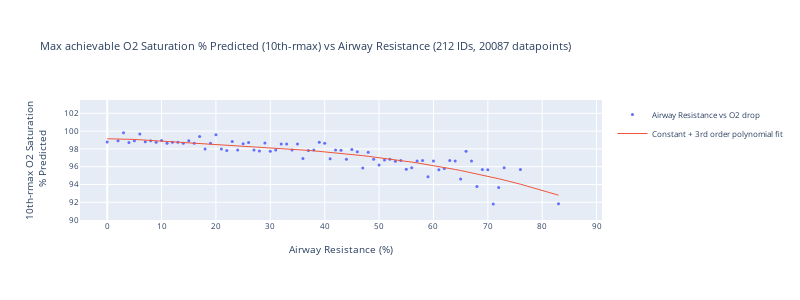
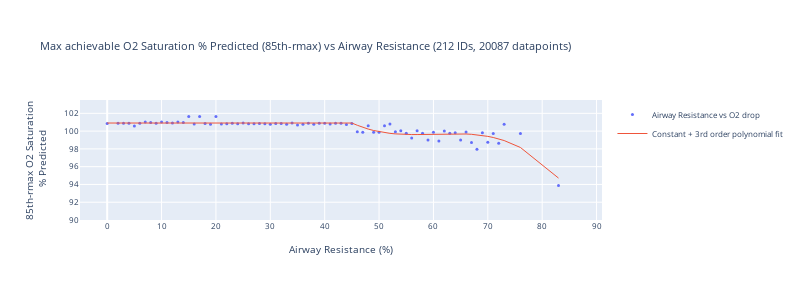
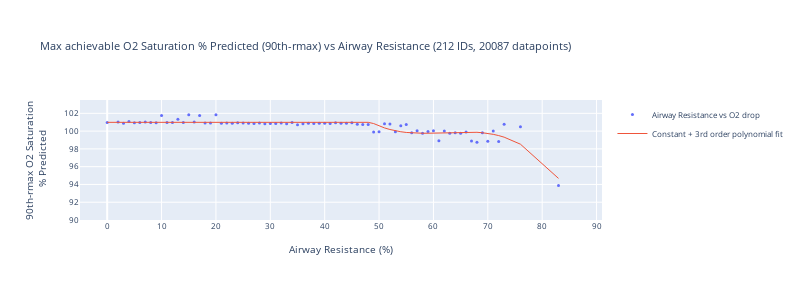
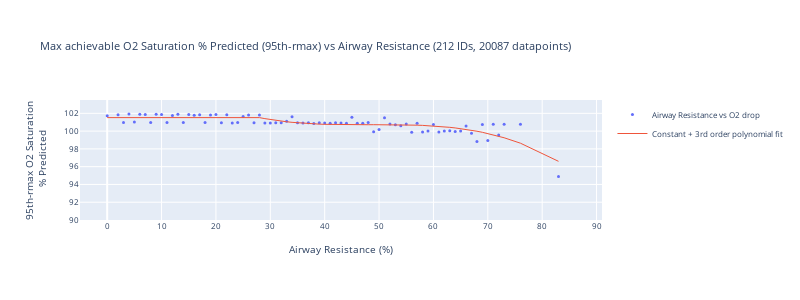

Here is the notebook cell these charts were saved with, in order:
### Markdown cell above
### Compute and interpolate factor profile

### Code cell
# Group by Airway Resistance and take 80th percentile of O2 Sat / Healthy O2 Sat if there are more than 50 observations
def calc_rmax_o2(df_for_AR, rmax_o2_sat_col, percentile=80):
    return np.percentile(df_for_AR[rmax_o2_sat_col], percentile), len(df_for_AR)
    # Take data between 80 and 90th percentile
    # return np.percentile(
    #     df_for_AR[rmax_o2_sat_col],
    #     range(percentile - 5, percentile + 5),
    # ).mean(), len(df_for_AR)


def fit_factor_profile(df_to_fit, rmax_o2_sat_col):
    x_data = df_to_fit["Airway Resistance (%)"].values
    y_data = df_to_fit[rmax_o2_sat_col].values

    # Piecewise fit (constant + polynomial)
    def func(x, x0, y0, k1, k2, k3):
        # x0 = 43
        # y0 = df_to_fit[df_to_fit["Airway Resistance (%)"] < x0][
        #     o2_col
        # ].mean()

        return np.piecewise(
            x,
            [x <= x0],
            [
                lambda x: y0,
                lambda x: k1 * np.power((x - x0), 3)
                + k2 * np.power((x - x0), 2)
                + k3 * (x - x0)
                + y0,
            ],
        )

    # def objective(params, x, y):
    #     return np.sum((func(x, *params) - y)**2)

    # Enforce monotonicity constraint
    # constraints = ({'type': 'ineq', 'fun': lambda params: np.diff(func(x_data, *params))})

    # Initial guess for parameters
    # initial_guess = [4.34232599e+01, 8.92599726e-01, -3.60069643e-04, 1.56798589e-02, -2.12605357e-01]

    # # Minimize the objective function with the constraint
    # result = minimize(objective, initial_guess, args=(x_data, y_data), constraints=constraints)
    # parameters = result.x

    parameters, covariance = curve_fit(
        func,
        df_to_fit["Airway Resistance (%)"].values,
        df_to_fit[rmax_o2_sat_col].values,
    )
    print(f"Parameters: {parameters}")
    df_to_fit["Piecewise fit"] = func(x_data, *parameters)

    # Spline fit
    ## Base value for smoothing parameter
    s = df_to_fit.shape[0] - np.sqrt(2 * df_to_fit.shape[0])
    print(f"Smoothing parameter: {s}")
    ### Create a spline representation of the curve
    ### tck-tuple: (t,c,k) containing the vector of knots, the B-spline coefficients, and the degree of the spline.
    tck = splrep(
        x_data,
        y_data,
        s=0,
    )
    ### Evalute the spline repr on a new set of points
    df_to_fit["Spline"] = BSpline(*tck)(df_to_fit["Airway Resistance (%)"])

    # Mean smoothing
    df_to_fit["Mean Smoothing"] = (
        df_to_fit[rmax_o2_sat_col].rolling(5, center=True).mean()
    )
    return df_to_fit


df_for_AW_O2Sat_study = df[df.ID != "120"].copy()

for prctile in [10, 85, 90, 95, 98, 100]:  # range(60, 90, 5):
    rmax_o2_sat_col = f"{prctile}th-rmax O2 Saturation<br> % Predicted"

    rmax_AW_O2Sat = df_for_AW_O2Sat_study.groupby(["Airway Resistance (%)"]).apply(
        lambda x: calc_rmax_o2(x, "O2 Saturation % Predicted", prctile)
    )
    # Unstack rmax_AR_O2Sat tuples into 2 columns
    rmax_AW_O2Sat = (
        rmax_AW_O2Sat.apply(pd.Series)
        .rename(columns={0: rmax_o2_sat_col, 1: "#datapoints"})
        .reset_index()
    )
    # Add column for >50 datapoints
    rmax_AW_O2Sat[">50 datapoints"] = rmax_AW_O2Sat["#datapoints"] > 50
    # Mask for >50 datapoints
    rmax_AW_O2Sat_plot = fit_factor_profile(
        rmax_AW_O2Sat[rmax_AW_O2Sat[">50 datapoints"]].copy(), rmax_o2_sat_col
    )

    # PLot rmax_AW_O2Sat
    title = f"Max achievable O2 Saturation % Predicted ({prctile}th-rmax) vs Airway Resistance ({df_for_AW_O2Sat_study.ID.nunique()} IDs, {len(df_for_AW_O2Sat_study)} datapoints)"
    fig = go.Figure()
    fig.add_trace(
        go.Scatter(
            x=rmax_AW_O2Sat_plot["Airway Resistance (%)"],
            y=rmax_AW_O2Sat_plot[rmax_o2_sat_col],
            mode="markers",
            name="Airway Resistance vs O2 drop",
        ),
    )
    # fig.add_trace(
    #     go.Scatter(
    #         x=rmax_AW_O2Sat_plot["Airway Resistance (%)"],
    #         y=rmax_AW_O2Sat_plot["Spline"],
    #         mode="lines",
    #         name="Spline",
    #     )
    # )
    # fig.add_trace(
    #     go.Scatter(
    #         x=rmax_AW_O2Sat_plot["Airway Resistance (%)"],
    #         y=rmax_AW_O2Sat_plot["Mean Smoothing"],
    #         mode="lines",
    #         name="Mean Smoothing",
    #     )
    # )
    fig.add_trace(
        go.Scatter(
            x=rmax_AW_O2Sat_plot["Airway Resistance (%)"],
            y=rmax_AW_O2Sat_plot["Piecewise fit"],
            mode="lines",
            name="Constant + 3rd order polynomial fit",
        ),
    )
    fig.update_traces(line=dict(width=1), marker=dict(size=3))
    fig.update_yaxes(
        range=[90, 103.5],
        nticks=10,
        title=rmax_o2_sat_col,
    )
    fig.update_xaxes(title="Airway Resistance (%)", range=[-5, 91], nticks=10)
    fig.update_layout(title=title, height=300, width=800, font=dict(size=8))
    fig.show()
    # Save to file
    fig.write_image(
        f"{plotsdir}{title}.pdf",
        width=1000,
        height=400,
    )

# Bar plot of number of datapoints per airway resistance bin
title = f"Number of datapoints per Airway Resistance bin ({df_for_AW_O2Sat_study.ID.nunique()} IDs, {len(df_for_AW_O2Sat_study)} datapoints)"
fig = go.Figure()
fig.add_trace(
    go.Bar(
        x=rmax_AW_O2Sat["Airway Resistance (%)"],
        y=rmax_AW_O2Sat["#datapoints"],
        name="#datapoints",
        marker=dict(color="grey"),
    ),
)
# Add line for 50 datapoints
fig.add_trace(
    go.Scatter(
        x=rmax_AW_O2Sat["Airway Resistance (%)"],
        y=np.repeat(50, len(rmax_AW_O2Sat)),
        mode="lines",
        name="50 datapoints",
    )
)
# Log y axis
fig.update_yaxes(type="log", title="#datapoints", nticks=3)
# Range x axis to 91
fig.update_xaxes(range=[-5, 91], nticks=10, title="Binned Airway Resistance (%)")
fig.update_layout(font=dict(size=8), height=250, width=800, title=title)
fig.show()

### Figure 1 — Plotly figure (JSON) as saved in the notebook; plotly's stock layout.template omitted (floating-point values rounded to 4 significant figures)
{"data": [{"line": {"width": 1}, "marker": {"size": 3}, "mode": "markers", "name": "Airway Resistance vs O2 drop", "type": "scatter", "x": [0, 2, 3, 4, 5, 6, 7.0, 8, 9, 10, 11, 12, 13, 14.0, 15, 16, 17, 18, 19, 20, 21, 22, 23, 24, 25, 26, 27, 28.0, 29.0, 30, 31, 32, 33, 34, 35, 36, 37, 38, 39, 40, 41, 42, 43, 44, 45, 46, 47, 48, 49, 50, 51, 52, 53, 54, 55.0, 56.0, 57.0, 58.0, 59, 60, 61, 62, 63, 64, 65, 66, 67, 68, 69, 70, 71, 72, 73, 76, 83], "y": [98.79, 98.91, 99.81, 98.73, 98.91, 99.67, 98.81, 98.91, 98.75, 98.93, 98.64, 98.75, 98.75, 98.64, 98.91, 98.64, 99.39, 97.99, 98.64, 99.59, 97.99, 97.82, 98.82, 97.87, 98.58, 98.72, 97.87, 97.77, 98.65, 97.74, 97.87, 98.55, 98.56, 97.87, 98.55, 96.92, 97.82, 97.87, 98.75, 98.64, 96.89, 97.88, 97.84, 96.85, 97.92, 97.69, 95.86, 97.62, 96.83, 96.19, 96.74, 96.83, 96.61, 96.7, 95.72, 95.89, 96.64, 96.7, 94.86, 96.64, 95.65, 95.79, 96.68, 96.63, 94.62, 97.75, 96.63, 93.76, 95.68, 95.66, 91.8, 93.65, 95.88, 95.68, 91.83]}, {"line": {"width": 1}, "marker": {"size": 3}, "mode": "lines", "name": "Constant + 3rd order polynomial fit", "type": "scatter", "x": [0, 2, 3, 4, 5, 6, 7.0, 8, 9, 10, 11, 12, 13, 14.0, 15, 16, 17, 18, 19, 20, 21, 22, 23, 24, 25, 26, 27, 28.0, 29.0, 30, 31, 32, 33, 34, 35, 36, 37, 38, 39, 40, 41, 42, 43, 44, 45, 46, 47, 48, 49, 50, 51, 52, 53, 54, 55.0, 56.0, 57.0, 58.0, 59, 60, 61, 62, 63, 64, 65, 66, 67, 68, 69, 70, 71, 72, 73, 76, 83], "y": [99.14, 99.14, 99.14, 99.1, 99.06, 99.02, 98.99, 98.95, 98.92, 98.88, 98.85, 98.81, 98.78, 98.74, 98.71, 98.67, 98.64, 98.6, 98.57, 98.53, 98.5, 98.46, 98.43, 98.39, 98.35, 98.32, 98.28, 98.24, 98.2, 98.15, 98.11, 98.07, 98.02, 97.98, 97.93, 97.88, 97.83, 97.78, 97.73, 97.67, 97.62, 97.56, 97.5, 97.44, 97.37, 97.31, 97.24, 97.17, 97.09, 97.02, 96.94, 96.86, 96.78, 96.69, 96.61, 96.52, 96.42, 96.33, 96.23, 96.13, 96.02, 95.91, 95.8, 95.69, 95.57, 95.45, 95.32, 95.19, 95.06, 94.92, 94.79, 94.64, 94.49, 94.03, 92.79]}], "layout": {"font": {"size": 8}, "height": 300, "title": {"text": "Max achievable O2 Saturation % Predicted (10th-rmax) vs Airway Resistance (212 IDs, 20087 datapoints)"}, "width": 800, "xaxis": {"nticks": 10, "range": [-5, 91], "title": {"text": "Airway Resistance (%)"}}, "yaxis": {"nticks": 10, "range": [90, 103.5], "title": {"text": "10th-rmax O2 Saturation<br> % Predicted"}}}}

### Figure 2 — Plotly figure (JSON) as saved in the notebook; plotly's stock layout.template omitted (floating-point values rounded to 4 significant figures)
{"data": [{"line": {"width": 1}, "marker": {"size": 3}, "mode": "markers", "name": "Airway Resistance vs O2 drop", "type": "scatter", "x": [0, 2, 3, 4, 5, 6, 7.0, 8, 9, 10, 11, 12, 13, 14.0, 15, 16, 17, 18, 19, 20, 21, 22, 23, 24, 25, 26, 27, 28.0, 29.0, 30, 31, 32, 33, 34, 35, 36, 37, 38, 39, 40, 41, 42, 43, 44, 45, 46, 47, 48, 49, 50, 51, 52, 53, 54, 55.0, 56.0, 57.0, 58.0, 59, 60, 61, 62, 63, 64, 65, 66, 67, 68, 69, 70, 71, 72, 73, 76, 83], "y": [100.9, 100.9, 100.9, 100.9, 100.6, 100.9, 101.0, 101.0, 100.9, 101.0, 101.0, 100.9, 101.0, 101.0, 101.6, 100.8, 101.6, 100.9, 100.8, 101.6, 100.8, 100.8, 100.9, 100.8, 100.9, 100.8, 100.8, 100.9, 100.8, 100.8, 100.9, 100.8, 100.8, 100.9, 100.7, 100.8, 100.9, 100.8, 100.9, 100.9, 100.8, 100.9, 100.9, 100.7, 100.9, 99.93, 99.87, 100.6, 99.88, 99.87, 100.6, 100.8, 99.92, 100.0, 99.76, 99.22, 100.0, 99.77, 98.99, 99.87, 98.89, 100.0, 99.77, 99.81, 98.99, 99.9, 98.72, 97.97, 99.81, 98.74, 99.74, 98.62, 100.8, 99.74, 93.88]}, {"line": {"width": 1}, "marker": {"size": 3}, "mode": "lines", "name": "Constant + 3rd order polynomial fit", "type": "scatter", "x": [0, 2, 3, 4, 5, 6, 7.0, 8, 9, 10, 11, 12, 13, 14.0, 15, 16, 17, 18, 19, 20, 21, 22, 23, 24, 25, 26, 27, 28.0, 29.0, 30, 31, 32, 33, 34, 35, 36, 37, 38, 39, 40, 41, 42, 43, 44, 45, 46, 47, 48, 49, 50, 51, 52, 53, 54, 55.0, 56.0, 57.0, 58.0, 59, 60, 61, 62, 63, 64, 65, 66, 67, 68, 69, 70, 71, 72, 73, 76, 83], "y": [100.9, 100.9, 100.9, 100.9, 100.9, 100.9, 100.9, 100.9, 100.9, 100.9, 100.9, 100.9, 100.9, 100.9, 100.9, 100.9, 100.9, 100.9, 100.9, 100.9, 100.9, 100.9, 100.9, 100.9, 100.9, 100.9, 100.9, 100.9, 100.9, 100.9, 100.9, 100.9, 100.9, 100.9, 100.9, 100.9, 100.9, 100.9, 100.9, 100.9, 100.9, 100.9, 100.9, 100.9, 100.9, 100.7, 100.4, 100.2, 100.1, 99.93, 99.83, 99.75, 99.69, 99.65, 99.62, 99.61, 99.61, 99.62, 99.64, 99.66, 99.67, 99.69, 99.7, 99.7, 99.7, 99.68, 99.64, 99.58, 99.51, 99.41, 99.28, 99.13, 98.94, 98.16, 94.72]}], "layout": {"font": {"size": 8}, "height": 300, "title": {"text": "Max achievable O2 Saturation % Predicted (85th-rmax) vs Airway Resistance (212 IDs, 20087 datapoints)"}, "width": 800, "xaxis": {"nticks": 10, "range": [-5, 91], "title": {"text": "Airway Resistance (%)"}}, "yaxis": {"nticks": 10, "range": [90, 103.5], "title": {"text": "85th-rmax O2 Saturation<br> % Predicted"}}}}

### Figure 3 — Plotly figure (JSON) as saved in the notebook; plotly's stock layout.template omitted (floating-point values rounded to 4 significant figures)
{"data": [{"line": {"width": 1}, "marker": {"size": 3}, "mode": "markers", "name": "Airway Resistance vs O2 drop", "type": "scatter", "x": [0, 2, 3, 4, 5, 6, 7.0, 8, 9, 10, 11, 12, 13, 14.0, 15, 16, 17, 18, 19, 20, 21, 22, 23, 24, 25, 26, 27, 28.0, 29.0, 30, 31, 32, 33, 34, 35, 36, 37, 38, 39, 40, 41, 42, 43, 44, 45, 46, 47, 48, 49, 50, 51, 52, 53, 54, 55.0, 56.0, 57.0, 58.0, 59, 60, 61, 62, 63, 64, 65, 66, 67, 68, 69, 70, 71, 72, 73, 76, 83], "y": [101.0, 101.0, 100.9, 101.1, 101.0, 101.0, 101.0, 101.0, 101.0, 101.8, 101.0, 101.0, 101.3, 101.0, 101.8, 101.0, 101.8, 100.9, 100.9, 101.9, 100.9, 100.9, 100.9, 101.0, 100.9, 100.9, 100.9, 100.9, 100.8, 100.9, 100.9, 100.9, 100.8, 101.0, 100.7, 100.8, 100.9, 100.9, 100.9, 100.9, 100.9, 100.9, 100.9, 100.9, 100.9, 100.8, 100.8, 100.7, 99.91, 99.93, 100.8, 100.8, 99.93, 100.6, 100.8, 99.82, 100.0, 99.77, 99.95, 100.0, 98.93, 100.0, 99.77, 99.81, 99.76, 99.9, 98.89, 98.74, 99.81, 98.85, 100.0, 98.82, 100.8, 100.5, 93.88]}, {"line": {"width": 1}, "marker": {"size": 3}, "mode": "lines", "name": "Constant + 3rd order polynomial fit", "type": "scatter", "x": [0, 2, 3, 4, 5, 6, 7.0, 8, 9, 10, 11, 12, 13, 14.0, 15, 16, 17, 18, 19, 20, 21, 22, 23, 24, 25, 26, 27, 28.0, 29.0, 30, 31, 32, 33, 34, 35, 36, 37, 38, 39, 40, 41, 42, 43, 44, 45, 46, 47, 48, 49, 50, 51, 52, 53, 54, 55.0, 56.0, 57.0, 58.0, 59, 60, 61, 62, 63, 64, 65, 66, 67, 68, 69, 70, 71, 72, 73, 76, 83], "y": [101.0, 101.0, 101.0, 101.0, 101.0, 101.0, 101.0, 101.0, 101.0, 101.0, 101.0, 101.0, 101.0, 101.0, 101.0, 101.0, 101.0, 101.0, 101.0, 101.0, 101.0, 101.0, 101.0, 101.0, 101.0, 101.0, 101.0, 101.0, 101.0, 101.0, 101.0, 101.0, 101.0, 101.0, 101.0, 101.0, 101.0, 101.0, 101.0, 101.0, 101.0, 101.0, 101.0, 101.0, 101.0, 101.0, 101.0, 101.0, 100.8, 100.6, 100.4, 100.2, 100.0, 99.93, 99.85, 99.8, 99.77, 99.76, 99.76, 99.78, 99.8, 99.83, 99.86, 99.88, 99.9, 99.9, 99.89, 99.87, 99.82, 99.74, 99.64, 99.5, 99.32, 98.53, 94.68]}], "layout": {"font": {"size": 8}, "height": 300, "title": {"text": "Max achievable O2 Saturation % Predicted (90th-rmax) vs Airway Resistance (212 IDs, 20087 datapoints)"}, "width": 800, "xaxis": {"nticks": 10, "range": [-5, 91], "title": {"text": "Airway Resistance (%)"}}, "yaxis": {"nticks": 10, "range": [90, 103.5], "title": {"text": "90th-rmax O2 Saturation<br> % Predicted"}}}}

### Figure 4 — Plotly figure (JSON) as saved in the notebook; plotly's stock layout.template omitted (floating-point values rounded to 4 significant figures)
{"data": [{"line": {"width": 1}, "marker": {"size": 3}, "mode": "markers", "name": "Airway Resistance vs O2 drop", "type": "scatter", "x": [0, 2, 3, 4, 5, 6, 7.0, 8, 9, 10, 11, 12, 13, 14.0, 15, 16, 17, 18, 19, 20, 21, 22, 23, 24, 25, 26, 27, 28.0, 29.0, 30, 31, 32, 33, 34, 35, 36, 37, 38, 39, 40, 41, 42, 43, 44, 45, 46, 47, 48, 49, 50, 51, 52, 53, 54, 55.0, 56.0, 57.0, 58.0, 59, 60, 61, 62, 63, 64, 65, 66, 67, 68, 69, 70, 71, 72, 73, 76, 83], "y": [101.7, 101.9, 101.0, 101.9, 101.0, 101.9, 101.9, 101.0, 101.9, 101.9, 101.0, 101.8, 101.9, 101.0, 101.9, 101.8, 101.9, 101.0, 101.8, 101.9, 101.0, 101.9, 100.9, 101.0, 101.6, 101.8, 100.9, 101.8, 100.9, 100.9, 100.9, 101.0, 101.1, 101.6, 100.9, 100.9, 100.9, 100.9, 100.9, 100.9, 100.9, 100.9, 100.9, 100.9, 101.6, 100.9, 100.9, 101.0, 99.94, 100.2, 101.5, 100.8, 100.7, 100.6, 100.8, 99.88, 100.9, 99.91, 100.0, 100.8, 99.91, 100.0, 100.0, 99.96, 100.0, 100.6, 99.77, 98.82, 100.8, 98.94, 100.8, 99.57, 100.8, 100.8, 94.9]}, {"line": {"width": 1}, "marker": {"size": 3}, "mode": "lines", "name": "Constant + 3rd order polynomial fit", "type": "scatter", "x": [0, 2, 3, 4, 5, 6, 7.0, 8, 9, 10, 11, 12, 13, 14.0, 15, 16, 17, 18, 19, 20, 21, 22, 23, 24, 25, 26, 27, 28.0, 29.0, 30, 31, 32, 33, 34, 35, 36, 37, 38, 39, 40, 41, 42, 43, 44, 45, 46, 47, 48, 49, 50, 51, 52, 53, 54, 55.0, 56.0, 57.0, 58.0, 59, 60, 61, 62, 63, 64, 65, 66, 67, 68, 69, 70, 71, 72, 73, 76, 83], "y": [101.5, 101.5, 101.5, 101.5, 101.5, 101.5, 101.5, 101.5, 101.5, 101.5, 101.5, 101.5, 101.5, 101.5, 101.5, 101.5, 101.5, 101.5, 101.5, 101.5, 101.5, 101.5, 101.5, 101.5, 101.5, 101.5, 101.5, 101.5, 101.4, 101.3, 101.2, 101.1, 101.1, 101.0, 100.9, 100.9, 100.8, 100.8, 100.8, 100.8, 100.7, 100.7, 100.7, 100.7, 100.7, 100.7, 100.7, 100.7, 100.7, 100.7, 100.7, 100.7, 100.7, 100.7, 100.7, 100.7, 100.7, 100.6, 100.6, 100.6, 100.5, 100.5, 100.4, 100.4, 100.3, 100.2, 100.1, 99.99, 99.87, 99.73, 99.59, 99.43, 99.25, 98.64, 96.6]}], "layout": {"font": {"size": 8}, "height": 300, "title": {"text": "Max achievable O2 Saturation % Predicted (95th-rmax) vs Airway Resistance (212 IDs, 20087 datapoints)"}, "width": 800, "xaxis": {"nticks": 10, "range": [-5, 91], "title": {"text": "Airway Resistance (%)"}}, "yaxis": {"nticks": 10, "range": [90, 103.5], "title": {"text": "95th-rmax O2 Saturation<br> % Predicted"}}}}
